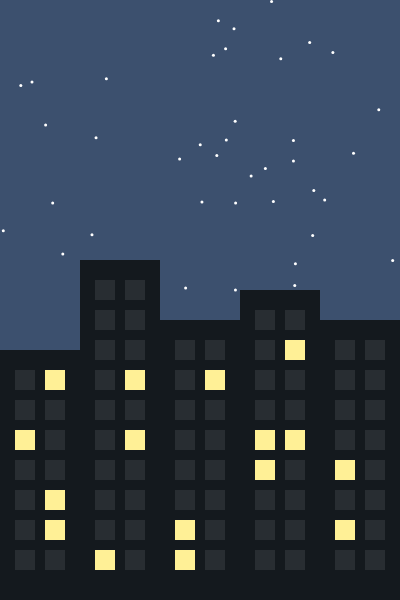
Frame 1 (no input)
Frame 60 (no input): identical to frame 1, image omitted
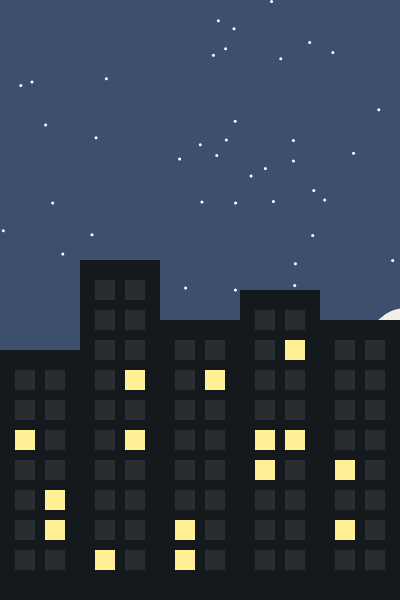
Frame 120 (the mouse pressed at the canvas centre since frame 60)

The p5.js sketch that drew these frames (run headless with seeded random() and noise() and a simulated clock; from frame 60 on, the mouse is pressed at the canvas centre):

// p5.js sketch
// ── sketch.js
let angoloLuna = 0; 

function setup() {
  createCanvas(400, 600);
  noStroke();
}

function draw() {
  background(60, 80, 110);

  // Fissa le posizioni casuali (se cambio numero cambia la disposizione) di palazzi, stelle e luci fisse
  randomSeed(77); 

  // Stelle
  fill(255);
  for (let i = 0; i < 40; i++) {
    let xStella = random(width);
    let yStella = random(height / 2);
    circle(xStella, yStella, 3); // Posizione e diamentro
  }

  // Luna
  fill(240, 240, 230);
  // Curva 
  let xLuna = width / 2 + cos(angoloLuna) * 250;
  let yLuna = height - sin(angoloLuna) * 450; 
  circle(xLuna, yLuna, 80);

  angoloLuna += 0.005; // Velocità della luna
  
  // Arrivati a mezza circonferenza (PI), la luna e le luci ricominciano
  if (angoloLuna > PI) { 
    angoloLuna = 0;
  }

  // Palazzi
  let idFinestra = 0; 
  
  for (let x = 0; x < width; x += 80) {
    
    // Sceglie a caso le righe di finestre e l'altezza del palazzo 
    let numeroRighe = int(random(4, 11)); // 11 escluso
    let altezza = 40 + (numeroRighe * 30); 
    let y = height - altezza; // Partenza dei palazzi a terra

    // Disegno del palazzo
    fill(20, 25, 30); 
    rect(x, y, 80, altezza);

    // Disegno colonne finestre
    for (let colonna = 0; colonna < 2; colonna++) {
      let fx = x + 15 + (colonna * 30); // Posizione orizzontale

      for (let riga = 0; riga < numeroRighe; riga++) {
        let fy = y + 20 + (riga * 30); // Posizione verticale
        
        let probabilita = random(100); 
        fill(40, 45, 50);
        
        // Luci
        if (idFinestra == 7) {
          // Si spegne quando la luna è a 0.5
          if (angoloLuna < 0.5) fill(255, 240, 150); 
        } 
        else if (idFinestra == 18) {
          // Si accende quando la luna supera 1.5
          if (angoloLuna > 1.5) fill(255, 240, 150); 
        }
        else if (idFinestra == 32) {
          // Si accende quando la luna supera 2.5
          if (angoloLuna > 2.5) fill(255, 240, 150); 
        }
        else {
          // Tutte le altre finestre sono decise dal caso (15% di probabilità)
          if (probabilita > 85) {
            fill(255, 240, 150); 
          }
        }
        
        // Disegno delle finestre
        rect(fx, fy, 20, 20); 
        idFinestra++; 
      }
    }
  }
}
